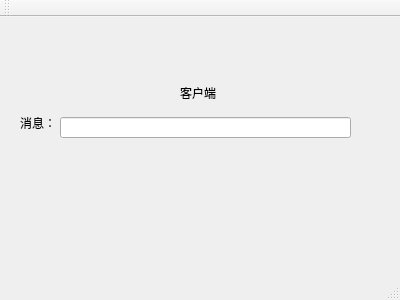
<?xml version="1.0" encoding="UTF-8"?>
<ui version="4.0">
 <class>MainWindow</class>
 <widget class="QMainWindow" name="MainWindow">
  <property name="geometry">
   <rect>
    <x>0</x>
    <y>0</y>
    <width>400</width>
    <height>300</height>
   </rect>
  </property>
  <property name="windowTitle">
   <string>MainWindow</string>
  </property>
  <widget class="QWidget" name="centralWidget">
   <widget class="QLabel" name="label">
    <property name="geometry">
     <rect>
      <x>20</x>
      <y>100</y>
      <width>54</width>
      <height>12</height>
     </rect>
    </property>
    <property name="text">
     <string>消息：</string>
    </property>
   </widget>
   <widget class="QLineEdit" name="lineEdit">
    <property name="geometry">
     <rect>
      <x>60</x>
      <y>100</y>
      <width>291</width>
      <height>21</height>
     </rect>
    </property>
   </widget>
   <widget class="QLabel" name="label_2">
    <property name="geometry">
     <rect>
      <x>180</x>
      <y>70</y>
      <width>54</width>
      <height>12</height>
     </rect>
    </property>
    <property name="text">
     <string>客户端</string>
    </property>
   </widget>
  </widget>
  <widget class="QMenuBar" name="menuBar">
   <property name="geometry">
    <rect>
     <x>0</x>
     <y>0</y>
     <width>400</width>
     <height>23</height>
    </rect>
   </property>
  </widget>
  <widget class="QToolBar" name="mainToolBar">
   <attribute name="toolBarArea">
    <enum>TopToolBarArea</enum>
   </attribute>
   <attribute name="toolBarBreak">
    <bool>false</bool>
   </attribute>
  </widget>
  <widget class="QStatusBar" name="statusBar"/>
 </widget>
 <layoutdefault spacing="6" margin="11"/>
 <resources/>
 <connections/>
</ui>
